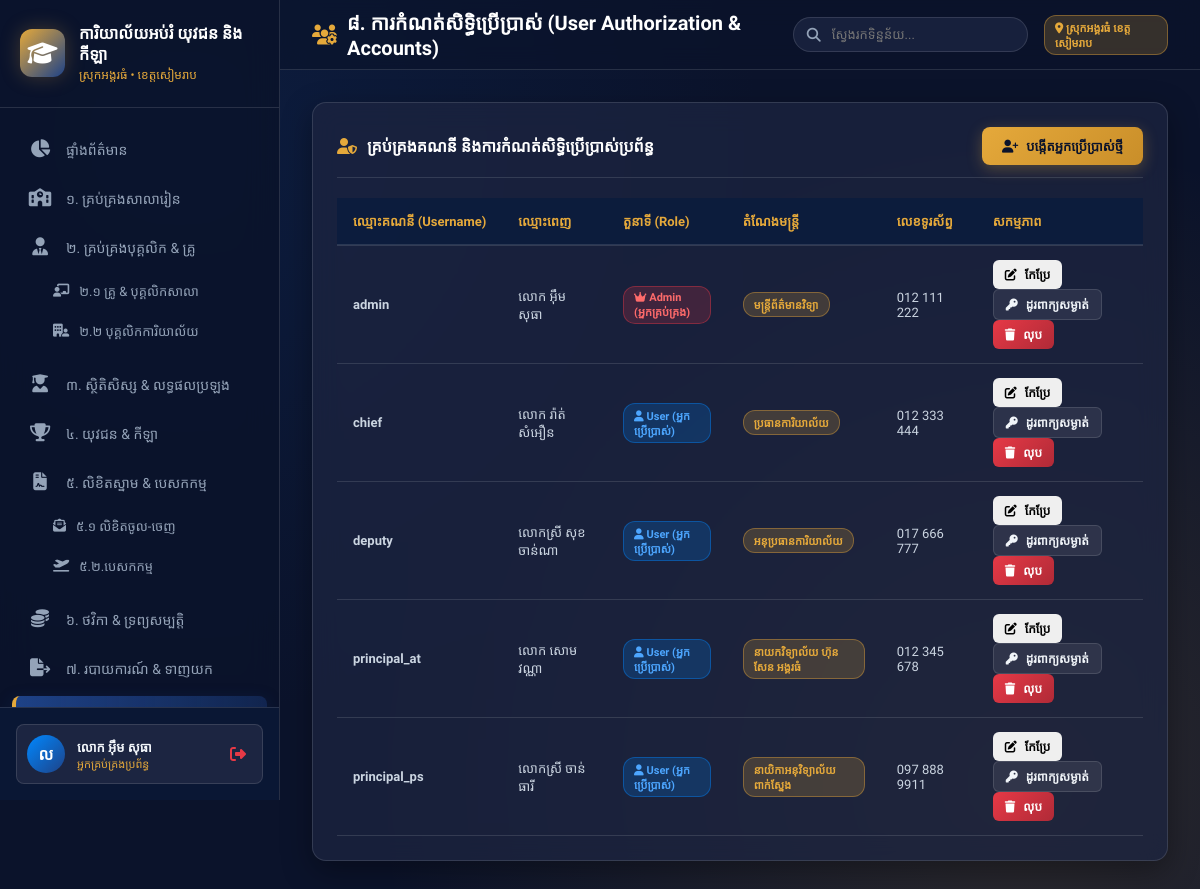
The app's page /users (signed in) with its own data.
### tables this page shows
CREATE TABLE users (
                id INTEGER PRIMARY KEY AUTOINCREMENT,
                username TEXT UNIQUE NOT NULL,
                password_hash TEXT NOT NULL,
                full_name TEXT NOT NULL,
                role TEXT CHECK(role IN ('admin', 'user', 'other')) NOT NULL,
                school_id INTEGER,
                position TEXT,
                phone TEXT,
                FOREIGN KEY (school_id) REFERENCES schools(id) ON DELETE SET NULL
            );

### app.py (the view)
@app.route('/users')
@login_required
@role_required('admin')
def users():
    conn = get_db_connection()
    users_list = conn.execute('''
        SELECT u.*, sc.name_kh as school_name
        FROM users u
        LEFT JOIN schools sc ON u.school_id = sc.id
        ORDER BY u.id ASC
    ''').fetchall()
    schools_list = conn.execute('SELECT id, name_kh FROM schools').fetchall()
    conn.close()
    return render_template('users.html', active_page='users', users_list=users_list, schools=schools_list)

### app.py (called while the page is built)
def login_required(f):
    @wraps(f)
    def decorated_function(*args, **kwargs):
        if 'user_id' not in session:
            flash('សូមចូលប្រើប្រាស់ប្រព័ន្ធជាមុនសិន!', 'danger')
            return redirect(url_for('login'))
        return f(*args, **kwargs)
    return decorated_function

def role_required(*roles):
    def decorator(f):
        @wraps(f)
        def decorated_function(*args, **kwargs):
            if 'role' not in session or session['role'] not in roles:
                flash('លោកអ្នកគ្មានសិទ្ធិចូលប្រើប្រាស់មុខងារនេះទេ!', 'danger')
                return redirect(url_for('dashboard'))
            return f(*args, **kwargs)
        return decorated_function
    return decorator

### database.py (called while the page is built)
def dict_factory(cursor, row):
    return DictRow((col[0], row[idx]) for idx, col in enumerate(cursor.description))

def get_db_connection():
    conn = sqlite3.connect(DB_FILE)
    conn.row_factory = dict_factory
    return conn

    def __getitem__(self, item):
        if isinstance(item, int):
            return list(self.values())[item]
        return super().__getitem__(item)

### templates/users.html (shortened to what this page needs)
{% extends 'base.html' %}
{% block header_title %}
<i class="fa-solid fa-users-gear" style="color: var(--accent-gold);"></i> ៨. ការកំណត់សិទ្ធិប្រើប្រាស់ (User Authorization & Accounts)
{% endblock %}
{% block content %}
<div class="panel">
    <div class="panel-header">
        <div class="panel-title">
            <i class="fa-solid fa-user-shield"></i> គ្រប់គ្រងគណនី និងការកំណត់សិទ្ធិប្រើប្រាស់ប្រព័ន្ធ
        </div>
        <button class="btn btn-primary" onclick="openAddUserModal()">
            <i class="fa-solid fa-user-plus"></i> បង្កើតអ្នកប្រើប្រាស់ថ្មី
        </button>
    </div>
    <div class="table-responsive">
        <table class="custom-table">
            <thead>
                <tr>
                    <th>ឈ្មោះគណនី (Username)</th>
                    <th>ឈ្មោះពេញ</th>
                    <th>តួនាទី (Role)</th>
                    <th>តំណែងមន្ត្រី</th>
                    <th>លេខទូរស័ព្ទ</th>
                    <th>សកម្មភាព</th>
                </tr>
            </thead>
            <tbody>
                {% for u in users_list %}
                <tr>
                    <td><strong>{{ u.username }}</strong></td>
                    <td>{{ u.full_name }}</td>
                    <td>
                        {% if u.role == 'admin' %}
                        <span class="badge badge-danger"><i class="fa-solid fa-crown"></i> Admin (អ្នកគ្រប់គ្រង)</span>
                        {% elif u.role == 'user' %}
                        <span class="badge badge-primary"><i class="fa-solid fa-user"></i> User (អ្នកប្រើប្រាស់)</span>
                        {% else %}
                        <span class="badge badge-gold"><i class="fa-solid fa-shield"></i> Other (ផ្សេងៗ)</span>
                        {% endif %}
                    </td>
                    <td><span class="badge badge-gold">{{ u.position or '-' }}</span></td>
                    <td>{{ u.phone or '-' }}</td>
                    <td>
                        <button class="btn btn-warning btn-sm" onclick="editUserModal('{{ u.id }}', '{{ u.username }}', '{{ u.full_name }}', '{{ u.role }}', '{{ u.position or '' }}', '{{ u.phone or '' }}')">
                            <i class="fa-solid fa-pen-to-square"></i> កែប្រែ
                        </button>
                        <button class="btn btn-secondary btn-sm" onclick="resetUserPassword({{ u.id }}, '{{ u.username }}')">
                            <i class="fa-solid fa-key"></i> ដូរពាក្យសម្ងាត់
                        </button>
                        <a href="/users?action=delete&target=user&id={{ u.id }}" class="btn btn-danger btn-sm" onclick="return confirm('តើអ្នកពិតជាចង់លុបគណនីនេះមែនទេ?')">
                            <i class="fa-solid fa-trash"></i> លុប
                        </a>
                    </td>
                </tr>
                {% endfor %}
            </tbody>
        </table>
    </div>
</div>
{% endblock %}

### static/css/style.css (style rules this page uses)
:root { --primary-color: #0f2b5c; --primary-light: #1e4287; --primary-dark: #0a1c3d; --accent-gold: #e5a93b; --accent-gold-hover: #f3b952; --accent-blue: #0088ff; --accent-teal: #00c9a7; --accent-danger: #e63946; --accent-warning: #f77f00; --accent-success: #2a9d8f; --bg-dark: #0b132b; --bg-surface: #1c2541; --bg-card: rgba(28, 37, 65, 0.75); --bg-card-hover: rgba(40, 52, 90, 0.85); --text-main: #f1f5f9; --text-muted: #94a3b8; --text-light: #cbd5e1; --border-color: rgba(255, 255, 255, 0.12); --border-glow: rgba(229, 169, 59, 0.3); --shadow-soft: 0 10px 30px rgba(0, 0, 0, 0.35); --shadow-glow: 0 0 20px rgba(229, 169, 59, 0.25); --radius-sm: 8px; --radius-md: 14px; --radius-lg: 20px; --transition-fast: all 0.25s cubic-bezier(0.4, 0, 0.2, 1); }
* { margin: 0; padding: 0; box-sizing: border-box; }
body { font-family: 'Kantumruy Pro', 'Outfit', -apple-system, BlinkMacSystemFont, sans-serif; background-color: var(--bg-dark); background-image: radial-gradient(circle at 15% 15%, rgba(15, 43, 92, 0.4) 0%, transparent 45%), radial-gradient(circle at 85% 85%, rgba(229, 169, 59, 0.15) 0%, transparent 50%); background-attachment: fixed; color: var(--text-main); min-height: 100vh; display: flex; overflow-x: hidden; }
.btn { padding: 10px 20px; border-radius: var(--radius-sm); font-size: 13px; font-weight: 600; font-family: inherit; cursor: pointer; border: none; display: inline-flex; align-items: center; gap: 8px; transition: var(--transition-fast); text-decoration: none; }
.btn-primary { background: linear-gradient(135deg, var(--accent-gold), #c98e29); color: #0b132b; box-shadow: 0 4px 15px rgba(229, 169, 59, 0.3); }
.btn-secondary { background: rgba(255, 255, 255, 0.08); color: var(--text-main); border: 1px solid var(--border-color); }
.btn-danger { background: linear-gradient(135deg, var(--accent-danger), #b02a37); color: #fff; }
.btn-sm { padding: 6px 12px; font-size: 12px; border-radius: 6px; }
.panel { background: var(--bg-card); backdrop-filter: blur(14px); border: 1px solid var(--border-color); border-radius: var(--radius-md); padding: 24px; margin-bottom: 28px; box-shadow: var(--shadow-soft); }
.panel-header { display: flex; align-items: center; justify-content: space-between; margin-bottom: 20px; padding-bottom: 12px; border-bottom: 1px solid var(--border-color); }
.panel-title { font-size: 16px; font-weight: 700; color: #fff; display: flex; align-items: center; gap: 10px; }
.panel-title i { color: var(--accent-gold); }
.table-responsive { width: 100%; overflow-x: auto; }
.custom-table { width: 100%; border-collapse: collapse; text-align: left; font-size: 13px; }
.custom-table th { background: rgba(10, 28, 61, 0.8); color: var(--accent-gold); font-weight: 600; padding: 14px 16px; border-bottom: 2px solid var(--border-color); white-space: nowrap; }
.custom-table td { padding: 14px 16px; border-bottom: 1px solid var(--border-color); color: var(--text-light); vertical-align: middle; }
.custom-table tbody tr { transition: var(--transition-fast); }
.badge { padding: 4px 10px; border-radius: 12px; font-size: 11px; font-weight: 600; display: inline-block; }
.badge-primary { background: rgba(0, 136, 255, 0.2); color: #4da6ff; border: 1px solid rgba(0, 136, 255, 0.4); }
.badge-gold { background: rgba(229, 169, 59, 0.2); color: var(--accent-gold); border: 1px solid rgba(229, 169, 59, 0.4); }
.badge-danger { background: rgba(230, 57, 70, 0.2); color: #ff6b6b; border: 1px solid rgba(230, 57, 70, 0.4); }

### records on screen
users: username "admin", full_name "លោក អ៊ឹម សុធា", role "admin" (drawn), position "មន្ត្រីព័ត៌មានវិទ្យា", phone "012 111 222"
users: username "chief", full_name "លោក រ៉ាត់ សំអឿន", role "user" (drawn), position "ប្រធានការិយាល័យ", phone "012 333 444"
users: username "deputy", full_name "លោកស្រី សុខ ចាន់ណា", role "user" (drawn), position "អនុប្រធានការិយាល័យ", phone "017 666 777"
users: username "principal_at", full_name "លោក សោម វណ្ណា", role "user" (drawn), position "នាយកវិទ្យាល័យ ហ៊ុន សែន អង្គរធំ", phone "012 345 678"
users: username "principal_ps", full_name "លោកស្រី ចាន់ ធារី", role "user" (drawn), position "នាយិកាអនុវិទ្យាល័យ ពាក់ស្នែង", phone "097 888 9911"

### other values on screen
{{ session.get('user_name', 'U')[0] }} "ល"
{{ session.get('user_name', 'អ្នកប្រើប្រាស់') }} "លោក អ៊ឹម សុធា"
